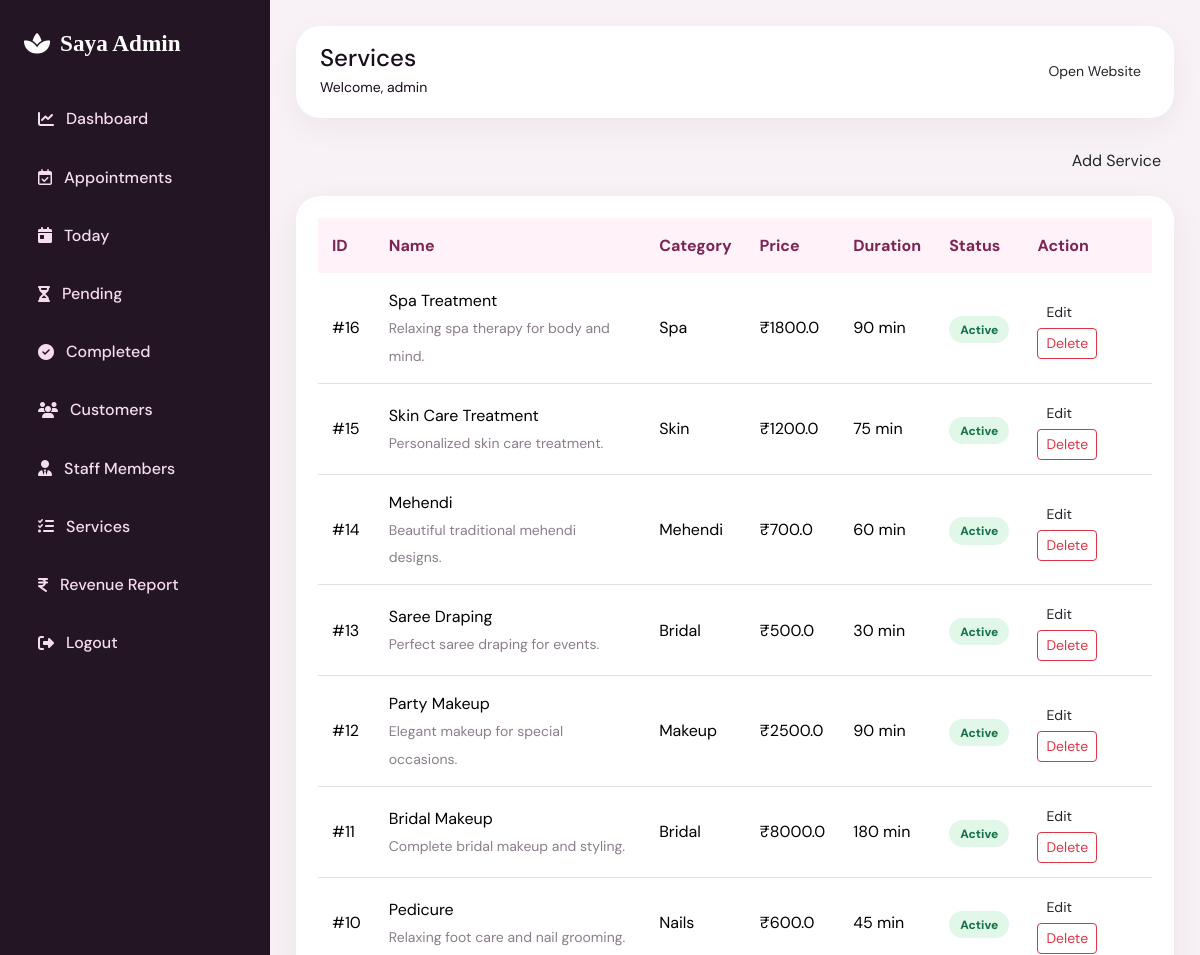
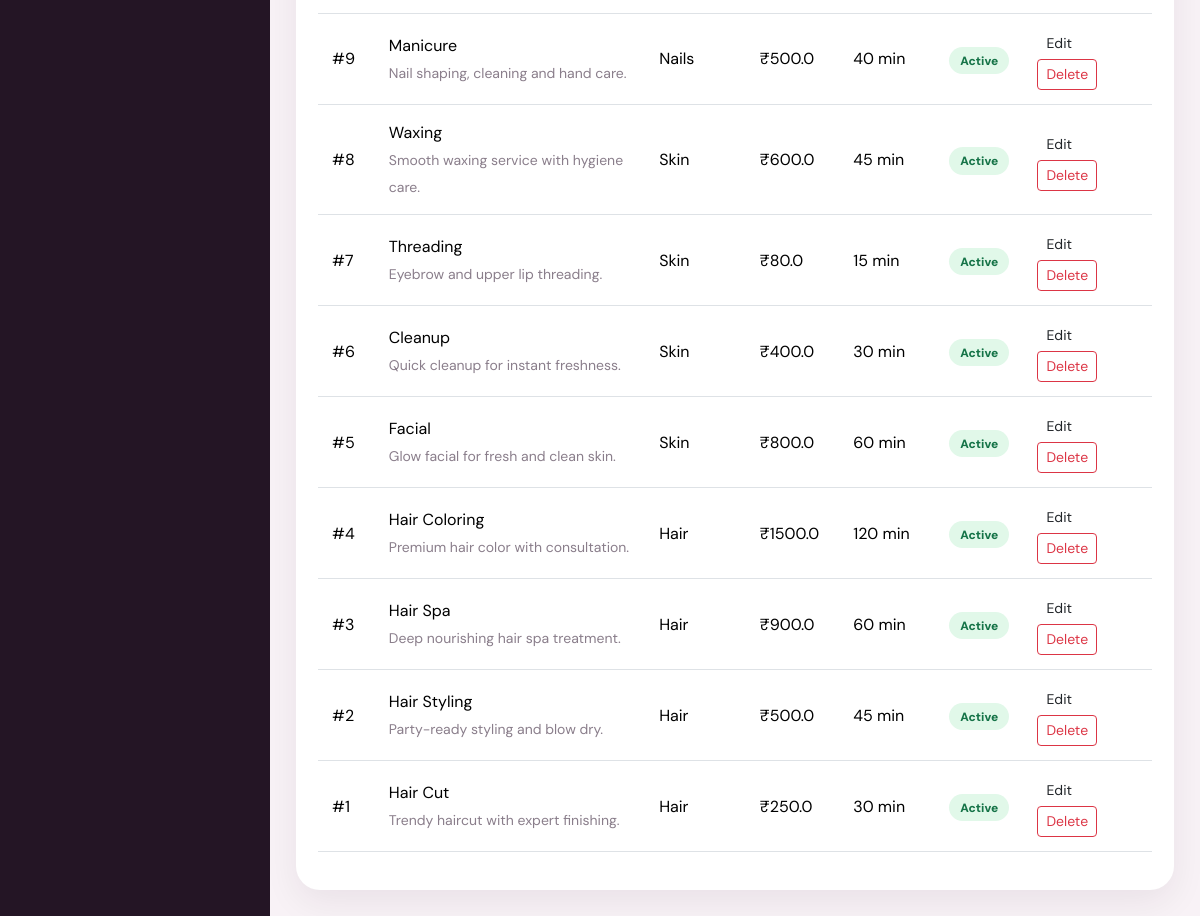
Page /admin/services (signed in) on the committed database (2 pictures, top to bottom).
### tables this page shows
CREATE TABLE services (
            id INTEGER PRIMARY KEY AUTOINCREMENT,
            name TEXT NOT NULL,
            category TEXT NOT NULL,
            description TEXT,
            price REAL NOT NULL DEFAULT 0,
            duration TEXT,
            status TEXT NOT NULL DEFAULT 'Active',
            created_at TEXT NOT NULL
        );

### app.py (the view)
@app.route("/admin/services")
@login_required
def admin_services():
    rows = query_all("SELECT * FROM services ORDER BY id DESC")
    return render_template("admin/services.html", services=rows)

### app.py (called while the page is built)
def login_required(view_func):
    @wraps(view_func)
    def wrapper(*args, **kwargs):
        if "user_id" not in session:
            flash("Please login to access manager dashboard.", "warning")
            return redirect(url_for("login"))
        return view_func(*args, **kwargs)
    return wrapper

def query_all(sql, params=()):
    conn = get_db_connection()
    rows = conn.execute(sql, params).fetchall()
    conn.close()
    return rows

@app.context_processor
def inject_now():
    return {"today_date": date.today().isoformat(), "current_year": datetime.now().year}

### database.py (called while the page is built)
def get_db_connection():
    os.makedirs(DB_DIR, exist_ok=True)
    conn = sqlite3.connect(DB_PATH)
    conn.row_factory = sqlite3.Row
    return conn

### templates/admin/services.html
{% extends 'admin/admin_base.html' %}
{% block page_title %}Services{% endblock %}
{% block admin_content %}
<div class="d-flex justify-content-end mb-3"><a class="btn btn-rose" href="{{ url_for('add_service') }}">Add Service</a></div>
<div class="panel table-responsive"><table class="table admin-table align-middle"><thead><tr><th>ID</th><th>Name</th><th>Category</th><th>Price</th><th>Duration</th><th>Status</th><th>Action</th></tr></thead><tbody>
{% for s in services %}<tr><td>#{{ s.id }}</td><td>{{ s.name }}<br><small>{{ s.description }}</small></td><td>{{ s.category }}</td><td>₹{{ s.price }}</td><td>{{ s.duration }}</td><td><span class="status status-{{ s.status|lower }}">{{ s.status }}</span></td><td><a href="{{ url_for('edit_service', id=s.id) }}" class="btn btn-sm btn-outline-rose">Edit</a> <a onclick="return confirm('Delete service?')" href="{{ url_for('delete_service', id=s.id) }}" class="btn btn-sm btn-outline-danger">Delete</a></td></tr>{% endfor %}
</tbody></table></div>
{% endblock %}

### static/css/style.css (style rules this page uses)
:root { --plum: #2c0d2e; --plum-mid: #4a1550; --rose: #c8416b; --rose-lt: #e8758c; --gold: #c9983e; --gold-lt: #e8c97a; --cream: #fdf6ee; --petal: #fff0f5; --ink: #1a0d1c; --muted: #7e6b82; --white: #ffffff; --glass: rgba(255,255,255,0.72); --shadow-sm: 0 4px 20px rgba(44,13,46,.08); --shadow-md: 0 12px 40px rgba(44,13,46,.13); --shadow-lg: 0 30px 80px rgba(44,13,46,.18); --radius-sm: 14px; --radius-md: 24px; --radius-lg: 40px; --font-display: 'Cormorant Garamond', Georgia, serif; --font-script: 'Pinyon Script', cursive; --font-body: 'DM Sans', sans-serif; --transition: all 0.35s cubic-bezier(.4,0,.2,1); }
*, *::before, *::after { box-sizing: border-box; margin: 0; padding: 0; }
html { scroll-behavior: smooth; }
body { font-family: var(--font-body); color: var(--ink); background: var(--cream); overflow-x: hidden; font-size: 16px; line-height: 1.7; }
a { text-decoration: none; color: inherit; }

### static/css/dashboard.css (style rules this page uses)
body { background:#f8f2f6 }
.stat-card,.panel { background:#fff;border-radius:24px;padding:22px;box-shadow:0 12px 35px rgba(37,21,38,.07) }
.admin-table thead th { background:#fff2f8;color:#7b2554;border:0 }
.admin-table td,.admin-table th { padding:14px;vertical-align:middle }
.admin-table small { color:#8a7e8b }
.status { padding:.35rem .7rem;border-radius:999px;font-size:.75rem;font-weight:800 }
.status-completed,.status-active { background:#e1f8e9;color:#157347 }

### rows in the picture
services: id "16", name "Spa Treatment", description "Relaxing spa therapy for body and mind.", category "Spa", price "1800.0", duration "90 min", status "Active"
services: id "15", name "Skin Care Treatment", description "Personalized skin care treatment.", category "Skin", price "1200.0", duration "75 min", status "Active"
services: id "14", name "Mehendi", description "Beautiful traditional mehendi designs.", category "Mehendi", price "700.0", duration "60 min", status "Active"
services: id "13", name "Saree Draping", description "Perfect saree draping for events.", category "Bridal", price "500.0", duration "30 min", status "Active"
services: id "12", name "Party Makeup", description "Elegant makeup for special occasions.", category "Makeup", price "2500.0", duration "90 min", status "Active"
services: id "11", name "Bridal Makeup", description "Complete bridal makeup and styling.", category "Bridal", price "8000.0", duration "180 min", status "Active"
services: id "10", name "Pedicure", description "Relaxing foot care and nail grooming.", category "Nails", price "600.0", duration "45 min", status "Active"
services: id "9", name "Manicure", description "Nail shaping, cleaning and hand care.", category "Nails", price "500.0", duration "40 min", status "Active"
services: id "8", name "Waxing", description "Smooth waxing service with hygiene care.", category "Skin", price "600.0", duration "45 min", status "Active"
services: id "7", name "Threading", description "Eyebrow and upper lip threading.", category "Skin", price "80.0", duration "15 min", status "Active"
services: id "6", name "Cleanup", description "Quick cleanup for instant freshness.", category "Skin", price "400.0", duration "30 min", status "Active"
services: id "5", name "Facial", description "Glow facial for fresh and clean skin.", category "Skin", price "800.0", duration "60 min", status "Active"
services: id "4", name "Hair Coloring", description "Premium hair color with consultation.", category "Hair", price "1500.0", duration "120 min", status "Active"
services: id "3", name "Hair Spa", description "Deep nourishing hair spa treatment.", category "Hair", price "900.0", duration "60 min", status "Active"
services: id "2", name "Hair Styling", description "Party-ready styling and blow dry.", category "Hair", price "500.0", duration "45 min", status "Active"
services: id "1", name "Hair Cut", description "Trendy haircut with expert finishing.", category "Hair", price "250.0", duration "30 min", status "Active"

### other values in the picture
{{ session.username }} "admin"
